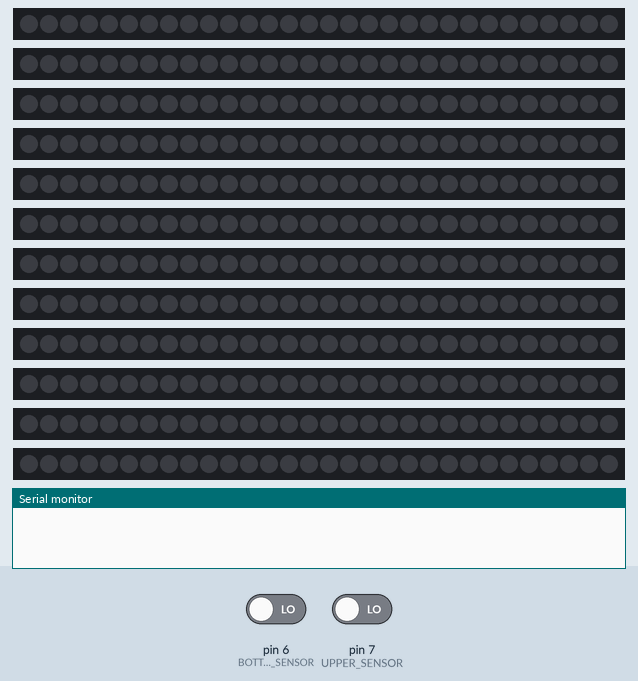
Simulated run of this sketch. Board: Arduino Uno, built with avr-gcc and run on an emulated ATmega328P. Shown: 12 × 30 RGB LEDs in strip order, left to right, the last lines printed to the serial monitor. The test bench sets the inputs (shaded band); at power-on: pin 6 (BOTTOM_SENSOR) LOW, pin 7 (UPPER_SENSOR) LOW. Dim RGB values are drawn brighter than linear.

Above: at 1.2 s.
1.3 s: pin 6 (BOTTOM_SENSOR) driven HIGH
At 4.3 s:
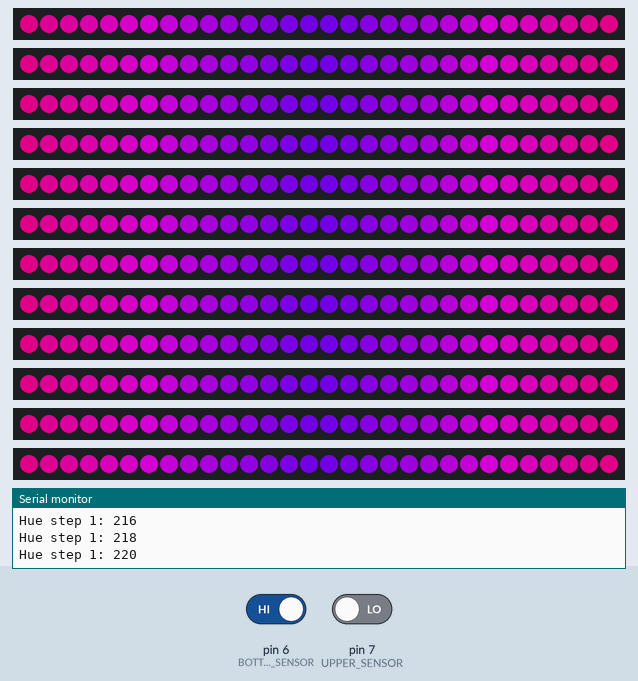
At 16.1 s:
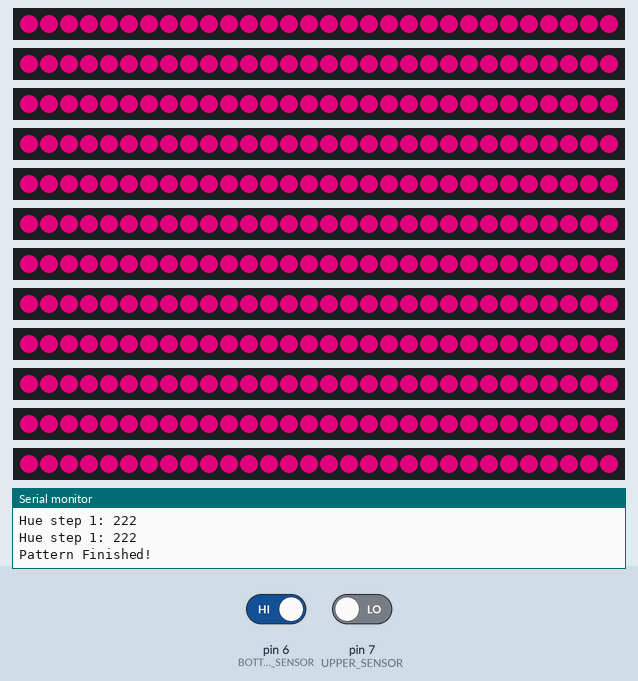

Measured:
- after the input at 1.3 s, the LEDs: first change at once (image 1 shows a later state)

The sketch:

ModularNeopixelStair.ino
```cpp
#include <FastLED.h>
#define LEDS_PER_PART     30
#define ARROW_WIDTH       2

#define BRIGHTNESS        255

#define NR_OF_STAIR_STEPS 16

#define BOTTOM_SENSOR     6
#define UPPER_SENSOR      7

typedef enum { LEFT = 0, RIGHT, BOTH } runDirectionType;

typedef struct {
  uint8_t hue;
  int runningIndex;
  CRGB* LedArray;
} stair_struct;

typedef struct {
  int startIndex;
  int minIndex;
  int maxIndex;
  int fadeInSpeed;
  int delayNext;
  uint8_t CHSVHue;
  uint8_t CHSVSaturation;
  uint8_t CHSVBrightness;
  uint8_t hueIncrement;
  runDirectionType runDirection;
} pattern_struct;

int iLedsCenter = LEDS_PER_PART / 2;

bool bWalkingDirection = false;

pattern_struct startPattern { iLedsCenter, 0, LEDS_PER_PART, 30, (LEDS_PER_PART / 4 * 3), 0, 255, 255, 2, BOTH };
const pattern_struct fadeOutPattern { 0, 0, LEDS_PER_PART, 20, (LEDS_PER_PART / 4), 0, 0, 0, 0, BOTH };

CRGB LedArray1[LEDS_PER_PART];
CRGB LedArray2[LEDS_PER_PART];
CRGB LedArray3[LEDS_PER_PART];
CRGB LedArray4[LEDS_PER_PART];
CRGB LedArray5[LEDS_PER_PART];
CRGB LedArray6[LEDS_PER_PART];
CRGB LedArray7[LEDS_PER_PART];

CRGB LedArray8[LEDS_PER_PART];
CRGB LedArray9[LEDS_PER_PART];
CRGB LedArray10[LEDS_PER_PART];
CRGB LedArray11[LEDS_PER_PART];
CRGB LedArray12[LEDS_PER_PART];
CRGB LedArray13[LEDS_PER_PART];
CRGB LedArray14[LEDS_PER_PART];
CRGB LedArray15[LEDS_PER_PART];
CRGB LedArray16[LEDS_PER_PART];

volatile stair_struct Stair[NR_OF_STAIR_STEPS] = { 0 };

void runPattern(pattern_struct patternToRun, stair_struct * Stair);
void runArrowOverPattern(stair_struct * Stair);

void setup() {
  // Add the steps to the neopixel class
  FastLED.addLeds<NEOPIXEL, 31>(LedArray1, LEDS_PER_PART);
  FastLED.addLeds<NEOPIXEL, 33>(LedArray2, LEDS_PER_PART);
  FastLED.addLeds<NEOPIXEL, 35>(LedArray3, LEDS_PER_PART);
  FastLED.addLeds<NEOPIXEL, 37>(LedArray4, LEDS_PER_PART);
  FastLED.addLeds<NEOPIXEL, 39>(LedArray5, LEDS_PER_PART);
  FastLED.addLeds<NEOPIXEL, 41>(LedArray6, LEDS_PER_PART);
  FastLED.addLeds<NEOPIXEL, 43>(LedArray7, LEDS_PER_PART);

  FastLED.addLeds<NEOPIXEL, 45>(LedArray8, LEDS_PER_PART);
  FastLED.addLeds<NEOPIXEL, 32>(LedArray9, LEDS_PER_PART);
  FastLED.addLeds<NEOPIXEL, 34>(LedArray10, LEDS_PER_PART);
  FastLED.addLeds<NEOPIXEL, 36>(LedArray11, LEDS_PER_PART);
  FastLED.addLeds<NEOPIXEL, 38>(LedArray12, LEDS_PER_PART);
  FastLED.addLeds<NEOPIXEL, 40>(LedArray13, LEDS_PER_PART);
  FastLED.addLeds<NEOPIXEL, 42>(LedArray14, LEDS_PER_PART);
  FastLED.addLeds<NEOPIXEL, 44>(LedArray15, LEDS_PER_PART);
  FastLED.addLeds<NEOPIXEL, 46>(LedArray16, LEDS_PER_PART);

  // Initialize the stair structure
  Stair[0].LedArray = LedArray1;
  Stair[1].LedArray = LedArray2;
  Stair[2].LedArray = LedArray3;
  Stair[3].LedArray = LedArray4;
  Stair[4].LedArray = LedArray5;
  Stair[5].LedArray = LedArray6;
  Stair[6].LedArray = LedArray7;

  Stair[7].LedArray = LedArray8;
  Stair[8].LedArray = LedArray9;
  Stair[9].LedArray = LedArray10;
  Stair[10].LedArray = LedArray11;
  Stair[11].LedArray = LedArray12;
  Stair[12].LedArray = LedArray13;
  Stair[13].LedArray = LedArray14;
  Stair[14].LedArray = LedArray15;
  Stair[15].LedArray = LedArray16;

  if (LEDS_PER_PART % 2) {
    iLedsCenter++;
  }

  pinMode(BOTTOM_SENSOR, INPUT);
  pinMode(UPPER_SENSOR, INPUT);
  FastLED.setBrightness(  BRIGHTNESS );

  Serial.begin(9600);
}

void loop() {
  if (digitalRead(BOTTOM_SENSOR)) {
    bWalkingDirection = false;
    runPattern(startPattern, Stair);
    runArrowOverPattern(Stair);
    runArrowOverPattern(Stair);
    runArrowOverPattern(Stair);
    runArrowOverPattern(Stair);
    runArrowOverPattern(Stair);
    delay(5000);
    runPattern(fadeOutPattern, Stair);
  }
  else if (digitalRead(UPPER_SENSOR)) {
    bWalkingDirection = true;
    runPattern(startPattern, Stair);
    runArrowOverPattern(Stair);
    runArrowOverPattern(Stair);
    runArrowOverPattern(Stair);
    runArrowOverPattern(Stair);
    runArrowOverPattern(Stair);
    delay(5000);
    runPattern(fadeOutPattern, Stair);
  }
  else {
    // do nothing
  }

  startPattern.CHSVHue += LEDS_PER_PART * 2;
}

void runPattern(pattern_struct patternToRun, stair_struct * Stair) {
  // Walking down the stairs
  if (bWalkingDirection) {
    Serial.println("Down the stairs!");
    switch (patternToRun.runDirection) {
      case LEFT:

        break;

      case RIGHT:

        break;

      case BOTH:
        {
          // Set all runningIndexes and hues to the default of the pattern.
          for (int iStep = 0; iStep < NR_OF_STAIR_STEPS; iStep++) {
            Stair[iStep].runningIndex = patternToRun.startIndex;
            Stair[iStep].hue = patternToRun.CHSVHue;
          }

          int j = Stair[NR_OF_STAIR_STEPS - 1].runningIndex;
          int iRunningSteps = NR_OF_STAIR_STEPS - 2;  // If NR_OF_STAIR_STEPS were 8, an array only counts to 7 (so -1) but we want the for loop below to at least run 1 time, that makes it -2

          // Keep this pattern running until the last step of the stair has reached the end of the animation
          while (Stair[0].runningIndex < patternToRun.maxIndex) {
            // Simultanously running the animations per step of the stairs.
            for (int i = NR_OF_STAIR_STEPS - 1; i >= iRunningSteps; i--) {
              // Only run the steps which aren't done animating
              if (Stair[i].runningIndex < patternToRun.maxIndex) {
                if (i == 0) {
                  Serial.print("Hue step 1: ");
                  Serial.println(Stair[i].hue);
                }
                Stair[i].LedArray[Stair[i].runningIndex] = CHSV(Stair[i].hue, patternToRun.CHSVSaturation, patternToRun.CHSVBrightness);
                Stair[i].LedArray[patternToRun.maxIndex - 1 - Stair[i].runningIndex] = CHSV(Stair[i].hue, patternToRun.CHSVSaturation, patternToRun.CHSVBrightness);
                Stair[i].hue += patternToRun.hueIncrement;
                Stair[i].runningIndex++;
              }
            }

            // Depending on the delay we have issued in the delayNext variable in the pattern struct, we will increment j and iRunningsteps.
            if (j < patternToRun.maxIndex || j > patternToRun.minIndex) {
              j++;
              if ( j >= patternToRun.delayNext && iRunningSteps > 0 ) {
                iRunningSteps--;
                j = Stair[iRunningSteps].runningIndex;
              }
            }

            // Determine the speed of the animation.
            FastLED.delay(patternToRun.fadeInSpeed);
          }

          Serial.println("Pattern Finished!");
        }
        break;
    }
  }
  // walking up the stairs
  else {
    Serial.println("Up the stairs!");
    switch (patternToRun.runDirection) {
      case LEFT:

        break;

      case RIGHT:

        break;

      case BOTH:
        {
          // Set all runningIndexes and hues to the default of the pattern.
          for (int iStep = 0; iStep < NR_OF_STAIR_STEPS; iStep++) {
            Stair[iStep].runningIndex = patternToRun.startIndex;
            Stair[iStep].hue = patternToRun.CHSVHue;
          }

          int j = Stair[0].runningIndex;
          int iRunningSteps = 1;

          // Keep this pattern running until the last step of the stair has reached the end of the animation
          while (Stair[NR_OF_STAIR_STEPS - 1].runningIndex < patternToRun.maxIndex) {
            // Simultanously running the animations per step of the stairs.
            for (int i = 0; i < iRunningSteps; i++) {
              // Only run the steps which aren't done animating
              if (Stair[i].runningIndex < patternToRun.maxIndex) {
                if (i == 0) {
                  Serial.print("Hue step 1: ");
                  Serial.println(Stair[i].hue);
                }
                Stair[i].LedArray[Stair[i].runningIndex] = CHSV(Stair[i].hue, patternToRun.CHSVSaturation, patternToRun.CHSVBrightness);
                Stair[i].LedArray[patternToRun.maxIndex - 1 - Stair[i].runningIndex] = CHSV(Stair[i].hue, patternToRun.CHSVSaturation, patternToRun.CHSVBrightness);
                Stair[i].hue += patternToRun.hueIncrement;
                Stair[i].runningIndex++;
              }
            }

            // Depending on the delay we have issued in the delayNext variable in the pattern struct, we will increment j and iRunningsteps.
            if (j < patternToRun.maxIndex || j > patternToRun.minIndex) {
              j++;
              if ( j >= patternToRun.delayNext && iRunningSteps < NR_OF_STAIR_STEPS ) {
                iRunningSteps++;
                j = Stair[iRunningSteps - 1].runningIndex;
              }
            }

            // Determine the speed of the animation.
            FastLED.delay(patternToRun.fadeInSpeed);
          }

          Serial.println("Pattern Finished!");
        }
        break;
    }
  }
}

void runArrowOverPattern(stair_struct * Stair) {
  Serial.println("Arrow!");
  // Set all runningIndexes to the start index of the pattern.
  for (int iStep = 0; iStep < NR_OF_STAIR_STEPS; iStep++) {
    Stair[iStep].runningIndex = iLedsCenter;
  }
  // Walking down the stairs
  if (bWalkingDirection) {
    int j = Stair[NR_OF_STAIR_STEPS - 1].runningIndex;
    int iRunningSteps = NR_OF_STAIR_STEPS - 2;

    // Keep this pattern running until the last step of the stair has reached the end of the animation
    while (Stair[0].runningIndex < LEDS_PER_PART) {
      // Simultanously running the animations per step of the stairs.
      for (int i = NR_OF_STAIR_STEPS - 1; i > iRunningSteps; i--) {
        // Only run the steps which aren't done animating
        if (Stair[i].runningIndex < LEDS_PER_PART) {
          if (i == 0) {
            Serial.print("Hue step 1: ");
            Serial.println(Stair[i].hue);
          }
          Stair[i].LedArray[Stair[i].runningIndex] = CHSV(0, 0, 240);
          if (LEDS_PER_PART % 2 && Stair[i].runningIndex == iLedsCenter) {
            Stair[i].LedArray[LEDS_PER_PART - 1 - Stair[i].runningIndex + 1] =  CHSV(0, 0, 240);
          }
          else {
            Stair[i].LedArray[LEDS_PER_PART - 1 - Stair[i].runningIndex] =  CHSV(0, 0, 240);
          }
          Stair[i].runningIndex++;
        }

        if (Stair[i].runningIndex >= LEDS_PER_PART) {
          // Last part to erase
          for (int erase = ARROW_WIDTH; erase >= 0; erase--) {
            Stair[i].LedArray[erase] = CHSV(Stair[i].hue, 255, 255);
            Stair[i].LedArray[LEDS_PER_PART - 1 - erase] = Stair[i].LedArray[erase];
          }
        }
        else if (Stair[i].runningIndex > iLedsCenter + (ARROW_WIDTH - 1)) {
          int j = Stair[i].runningIndex - ARROW_WIDTH;
          Stair[i].LedArray[j - 1] = CHSV(Stair[i].hue, 255, 255);
          if (LEDS_PER_PART % 2 && j == iLedsCenter) {
            Stair[i].LedArray[LEDS_PER_PART - j + 1] = CHSV(Stair[i].hue, 255, 255);
          }
          else {
            Stair[i].LedArray[LEDS_PER_PART - j] = CHSV(Stair[i].hue, 255, 255);
          }
        }
      }

      // Depending on the delay we have issued in the delayNext variable in the pattern struct, we will increment j and iRunningsteps.
      if (j < LEDS_PER_PART) {
        j++;
        if ( j >= LEDS_PER_PART / 2 + ARROW_WIDTH && iRunningSteps >= 0 ) {
          iRunningSteps--;
          j = Stair[iRunningSteps].runningIndex;
        }
      }

      // Determine the speed of the animation.
      FastLED.delay(50);
    }
  }
  // walking up the stairs
  else {
    int j = Stair[0].runningIndex;
    int iRunningSteps = 1;

    // Keep this pattern running until the last step of the stair has reached the end of the animation
    while (Stair[NR_OF_STAIR_STEPS - 1].runningIndex < LEDS_PER_PART) {
      // Simultanously running the animations per step of the stairs.
      for (int i = 0; i < iRunningSteps; i++) {
        // Only run the steps which aren't done animating
        if (Stair[i].runningIndex < LEDS_PER_PART) {
          if (i == 0) {
            Serial.print("Hue step 1: ");
            Serial.println(Stair[i].hue);
          }
          Stair[i].LedArray[Stair[i].runningIndex] = CHSV(0, 0, 240);
          if (LEDS_PER_PART % 2 && Stair[i].runningIndex == iLedsCenter) {
            Stair[i].LedArray[LEDS_PER_PART - 1 - Stair[i].runningIndex + 1] =  CHSV(0, 0, 240);
          }
          else {
            Stair[i].LedArray[LEDS_PER_PART - 1 - Stair[i].runningIndex] =  CHSV(0, 0, 240);
          }
          Stair[i].runningIndex++;
        }

        if (Stair[i].runningIndex >= LEDS_PER_PART) {
          // Last part to erase
          for (int erase = ARROW_WIDTH; erase >= 0; erase--) {
            Stair[i].LedArray[erase] = CHSV(Stair[i].hue, 255, 255);
            Stair[i].LedArray[LEDS_PER_PART - 1 - erase] = Stair[i].LedArray[erase];
          }
        }
        else if (Stair[i].runningIndex > iLedsCenter + (ARROW_WIDTH - 1)) {
          int j = Stair[i].runningIndex - ARROW_WIDTH;
          Stair[i].LedArray[j - 1] = CHSV(Stair[i].hue, 255, 255);
          if (LEDS_PER_PART % 2 && j == iLedsCenter) {
            Stair[i].LedArray[LEDS_PER_PART - j + 1] = CHSV(Stair[i].hue, 255, 255);
          }
          else {
            Stair[i].LedArray[LEDS_PER_PART - j] = CHSV(Stair[i].hue, 255, 255);
          }
        }
      }

      // Depending on the delay we have issued in the delayNext variable in the pattern struct, we will increment j and iRunningsteps.
      if (j < LEDS_PER_PART) {
        j++;
        if ( j >= LEDS_PER_PART / 2 + ARROW_WIDTH && iRunningSteps < NR_OF_STAIR_STEPS ) {
          iRunningSteps++;
          j = Stair[iRunningSteps - 1].runningIndex;
        }
      }

      // Determine the speed of the animation.
      FastLED.delay(50);
    }
  }
  Serial.println("Pattern Finished!");
}
```
